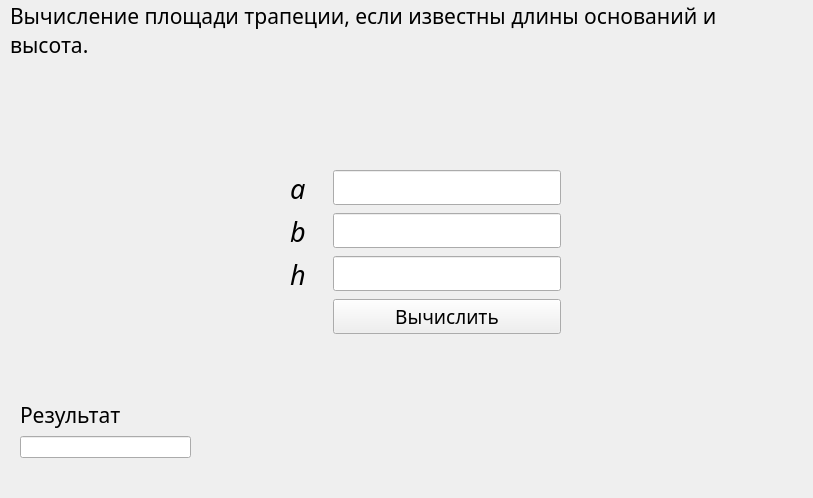
<?xml version="1.0" encoding="UTF-8"?>
<ui version="4.0">
 <class>area_trapezoid_l_bases_h_Window</class>
 <widget class="QMainWindow" name="area_trapezoid_l_bases_h_Window">
  <property name="geometry">
   <rect>
    <x>0</x>
    <y>0</y>
    <width>813</width>
    <height>498</height>
   </rect>
  </property>
  <property name="windowTitle">
   <string>MainWindow</string>
  </property>
  <widget class="QWidget" name="centralwidget">
   <widget class="QLabel" name="area_trapezoid_l_bases_h_label">
    <property name="geometry">
     <rect>
      <x>10</x>
      <y>0</y>
      <width>781</width>
      <height>61</height>
     </rect>
    </property>
    <property name="font">
     <font>
      <family>Source Code Pro</family>
      <pointsize>16</pointsize>
     </font>
    </property>
    <property name="text">
     <string>Вычисление площади трапеции, если известны длины оснований и высота.</string>
    </property>
    <property name="wordWrap">
     <bool>true</bool>
    </property>
   </widget>
   <widget class="QWidget" name="formLayoutWidget_2">
    <property name="geometry">
     <rect>
      <x>0</x>
      <y>390</y>
      <width>221</width>
      <height>91</height>
     </rect>
    </property>
    <layout class="QFormLayout" name="result_frame_2">
     <property name="leftMargin">
      <number>20</number>
     </property>
     <property name="topMargin">
      <number>10</number>
     </property>
     <property name="rightMargin">
      <number>30</number>
     </property>
     <property name="bottomMargin">
      <number>0</number>
     </property>
     <item row="0" column="0">
      <widget class="QLabel" name="label_2">
       <property name="font">
        <font>
         <family>Source Code Pro</family>
         <pointsize>16</pointsize>
        </font>
       </property>
       <property name="text">
        <string>Результат</string>
       </property>
      </widget>
     </item>
     <item row="1" column="0" colspan="2">
      <widget class="QLineEdit" name="result_text_2">
       <property name="text">
        <string/>
       </property>
      </widget>
     </item>
    </layout>
   </widget>
   <widget class="QLabel" name="img">
    <property name="geometry">
     <rect>
      <x>330</x>
      <y>40</y>
      <width>221</width>
      <height>91</height>
     </rect>
    </property>
    <property name="text">
     <string/>
    </property>
    <property name="pixmap">
     <pixmap>../../../formula8.png</pixmap>
    </property>
    <property name="alignment">
     <set>Qt::AlignmentFlag::AlignCenter</set>
    </property>
   </widget>
   <widget class="QWidget" name="formLayoutWidget">
    <property name="geometry">
     <rect>
      <x>270</x>
      <y>150</y>
      <width>321</width>
      <height>221</height>
     </rect>
    </property>
    <layout class="QFormLayout" name="input_frame_2">
     <property name="leftMargin">
      <number>20</number>
     </property>
     <property name="topMargin">
      <number>20</number>
     </property>
     <property name="rightMargin">
      <number>30</number>
     </property>
     <property name="bottomMargin">
      <number>20</number>
     </property>
     <item row="0" column="1">
      <widget class="QLineEdit" name="a_input">
       <property name="font">
        <font>
         <family>Source Code Pro</family>
         <pointsize>14</pointsize>
         <italic>false</italic>
         <bold>false</bold>
        </font>
       </property>
       <property name="text">
        <string/>
       </property>
      </widget>
     </item>
     <item row="0" column="0">
      <widget class="QLabel" name="a_label">
       <property name="font">
        <font>
         <family>Source Code Pro Medium</family>
         <pointsize>20</pointsize>
         <italic>true</italic>
        </font>
       </property>
       <property name="text">
        <string>a   </string>
       </property>
      </widget>
     </item>
     <item row="1" column="0">
      <widget class="QLabel" name="b_label">
       <property name="font">
        <font>
         <family>Source Code Pro Medium</family>
         <pointsize>20</pointsize>
         <italic>true</italic>
        </font>
       </property>
       <property name="text">
        <string>b   </string>
       </property>
      </widget>
     </item>
     <item row="1" column="1">
      <widget class="QLineEdit" name="b_input">
       <property name="font">
        <font>
         <family>Source Code Pro</family>
         <pointsize>14</pointsize>
         <italic>false</italic>
         <bold>false</bold>
        </font>
       </property>
       <property name="text">
        <string/>
       </property>
      </widget>
     </item>
     <item row="2" column="0">
      <widget class="QLabel" name="h_label">
       <property name="font">
        <font>
         <family>Source Code Pro Medium</family>
         <pointsize>20</pointsize>
         <italic>true</italic>
        </font>
       </property>
       <property name="text">
        <string>h</string>
       </property>
      </widget>
     </item>
     <item row="2" column="1">
      <widget class="QLineEdit" name="h_input">
       <property name="font">
        <font>
         <family>Source Code Pro</family>
         <pointsize>14</pointsize>
         <italic>false</italic>
         <bold>false</bold>
        </font>
       </property>
       <property name="text">
        <string/>
       </property>
      </widget>
     </item>
     <item row="3" column="1">
      <widget class="QPushButton" name="area_trapezoid_l_bases_h_result_button">
       <property name="font">
        <font>
         <family>Source Code Pro Medium</family>
         <pointsize>14</pointsize>
         <bold>false</bold>
        </font>
       </property>
       <property name="text">
        <string>Вычислить</string>
       </property>
      </widget>
     </item>
    </layout>
   </widget>
  </widget>
 </widget>
 <resources/>
 <connections/>
</ui>
